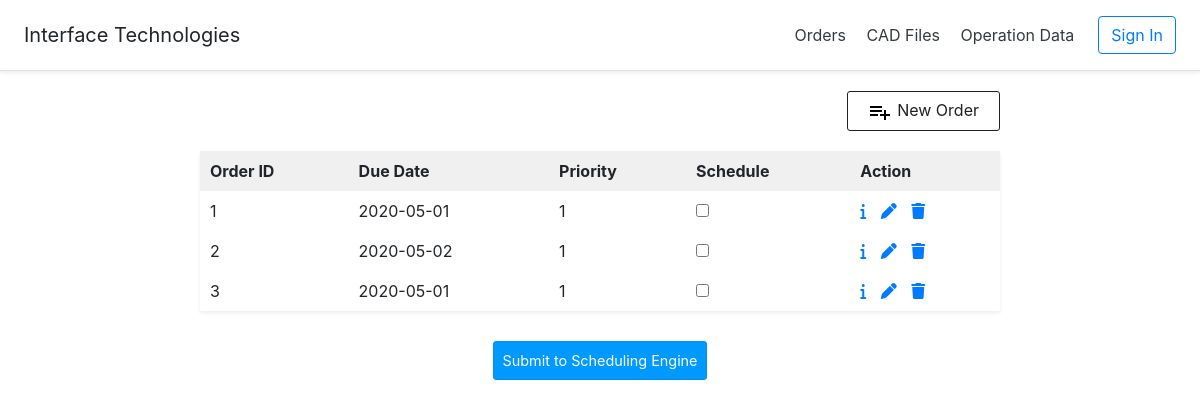
The page / on the database its author committed.
### tables this page shows
CREATE TABLE JOB_ORDER
(
    id INT NOT NULL PRIMARY KEY AUTO_INCREMENT,
    due_date DATE,
    spread_time FLOAT,
    cut_time FLOAT,
    total_direct_time FLOAT,
    user_priority INT,
    generated_priority INT,
    allowable_table_ids VARCHAR(100),
    pref INT,
    scheduled VARCHAR(100),
    job_completed BOOLEAN,

    cadfile_id INT,

    NM INT,         
    TNR INT,       
    TCY INT     
);

### controllers/DBController.php (called while the page is built, shortened)
<?php
class DBController {
    private $host = "localhost";
    private $user = "root";
    private $password = "";
    private $database = "cutroom_db";
    private $conn;
    function __construct() {
        $this->conn = $this->connectDB();
    }
    function connectDB() {
        $conn = mysqli_connect($this->host,$this->user,$this->password,$this->database);
        return $conn;
    }
    function runBaseQuery($query) {
        $result = $this->conn->query($query);
            if ($result->num_rows > 0) {
                while($row = $result->fetch_assoc()) {
                    $resultset[] = $row;
                }
            }
        if(!empty($resultset)) {
            return $resultset;
        }
    }
}
?>

### controllers/job_order.php (called while the page is built, shortened)
<?php
require_once 'DBController.php';
class Job_Order {
    private $db_handle;
    function __construct() {
        $this->db_handle = new DBController();
    }
    function getAllOrders() {
        $sql = "SELECT * FROM JOB_ORDER ORDER BY id";
        $result = $this->db_handle->runBaseQuery($sql);
        return $result;
    }
}
?>

### views/job_orders.php (the view, shortened to what this page needs)
<?php require_once "header.php"; ?>
<div id="container">
    <div style="text-align: right; margin: 20px 0px 10px;">
        <a id="btnAddAction" href="index.php?action=job_order-add"><img src="views/image/icon-add.png" />New Order</a>
    </div>
    <form name="frmSchedule" method="post" action="" id="frmSchedule" onSubmit="return validate();">
        <div id="toys-grid" class="shadow-sm">
            <?php
            if (empty($result)) {
                echo "<p style='text-align: center;'><em>No orders were found in the database.</em></p>";
            } else {
            ?>
                <table cellpadding="10" cellspacing="1">
                    <thead>
                        <tr>
                            <th>Order ID</th>
                            <th>Due Date</th>
                            <th>Priority</th>
                            <th>Schedule</th>
                            <th>Action</th>
                        </tr>
                    </thead>
                    <tbody>
                        <?php
                        if (!empty($result)) {
                            foreach ($result as $k => $v) {
                        ?>
                                <tr>
                                    <td><?php echo $result[$k]["id"]; ?></td>
                                    <td><?php echo $result[$k]["due_date"]; ?></td>
                                    <td><?php echo $result[$k]["user_priority"]; ?></td>
                                    <td><input type="checkbox" name="scheduled[]" value=<?php echo $result[$k]["id"]; ?>></td>
                                    <td><a class="btnReadAction" href="index.php?action=job_order-read&id=<?php echo $result[$k]["id"]; ?>">
                                            <span class="fas fa-info"></span>
                                        </a>
                                        <a class="btnEditAction" href="index.php?action=job_order-edit&id=<?php echo $result[$k]["id"]; ?>">
                                            <span class="fas fa-pen"></span>
                                        </a>
                                        <a class="btnDeleteAction" href="index.php?action=job_order-delete&id=<?php echo $result[$k]["id"]; ?>">
                                            <span class="fas fa-trash"></span>
                                        </a>
                                    </td>
                                </tr>
                        <?php
                            }
                        }
                        ?>
                </table>
            <?php } ?>
        </div>
        <div>
            <input type="submit" name="submit" id="btnSchedule" value="Submit to Scheduling Engine" />
        </div>
    </form>
</div>
</body>
</html>

### views/css/style.css (style rules this page uses)
body { font-family: Arial; color: #212121; margin: auto; }
#container { margin: auto; width: 800px; }
#toys-grid { margin-bottom: 30px; }
#toys-grid table { width: 100%; background-color: #F0F0F0; }
#toys-grid table td { background-color: #FFFFFF; }
.btnReadAction { cursor: pointer; text-decoration: none; margin-right: 10px; }
.btnEditAction { cursor: pointer; text-decoration: none; margin-right: 10px; }
.btnDeleteAction { cursor: pointer; }
#btnAddAction { padding: 6px 20px; color: #212121; text-decoration: none; border-radius: 3px; cursor: pointer; border: #212121 1px solid; margin-bottom: 10px; display: inline-block; }
#btnAddAction img { margin-right: 5px; vertical-align: middle; }
#btnSchedule { padding: 8px; background: #09F; border: #048eec 1px solid; color: #FFF; font-size: 0.9em; border-radius: 3px; display: block; margin: auto; text-align: center; max-width: 400px; }

### rows shown on the page
job_order: id "1", due_date "2020-05-01", user_priority "1"
job_order: id "2", due_date "2020-05-02", user_priority "1"
job_order: id "3", due_date "2020-05-01", user_priority "1"
